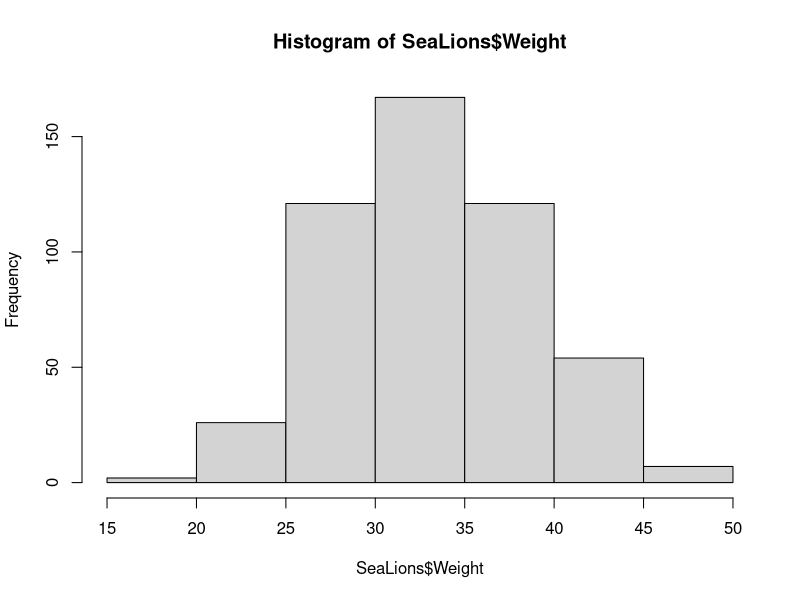
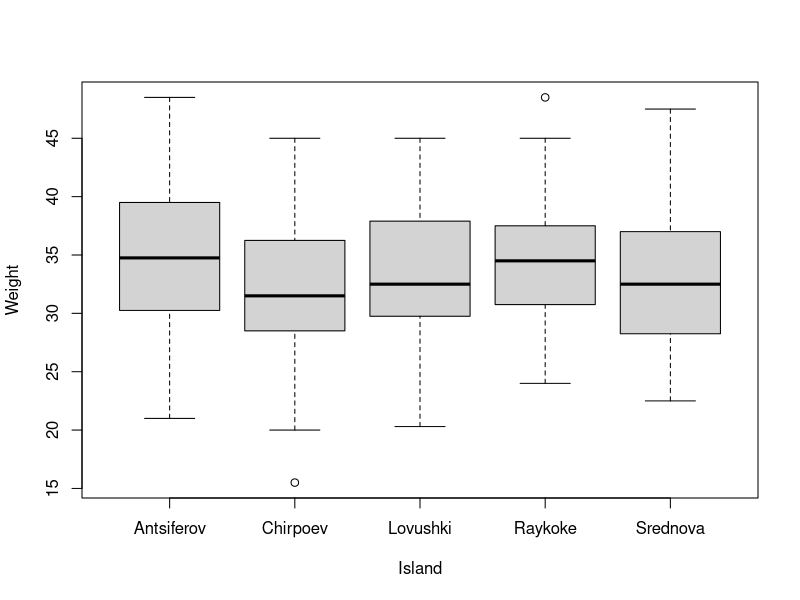

R code for these plots, in order:

# Part 1: Basics
## Calculator
1+2
3^6
sqrt((20-19)^2 + (19-19)^2 + (19-18)^2)/2
12345*54312

## Assign variable names
X <- 5      # sets X equal to 5 
X
X*2

Fred <- 5
Nancy <- Fred*2
Fred + Nancy

## Vectors
X <- c(3,4,5)   # sets X equal to the vector (3,4,5)
X

X + 1
X*2
X^2
((X+X^2/2)/X)^2

## Abundance estimates w SE

counts <- c(150,125,105,110,140)
k <- length(counts)
sum(counts)/k

mean(counts)

counts - mean(counts)
sum((counts - mean(counts))^2)
sqrt(sum((counts - mean(counts))^2) / (k-1))

sd(counts)
mean(counts) + c(-2,2)*sd(counts)

## Exercise 1
counts <- c(49, 50, 50)
k <- length(counts)
sum(counts)/k

mean(counts)

counts - mean(counts)
sum((counts - mean(counts))^2)
sqrt(sum((counts - mean(counts))^2) / (k-1))

sd(counts)
mean(counts) + c(-2,2)*sd(counts)

## Multiple vectors and data frames
Y <- c(1,2,3)
data.frame(X,Y)

mydata <- data.frame(X,Y)

ncol(mydata) # ncol() gives us a number of columns that this data frame has
names(mydata) # names() lists all column names that this data frame has 

mydata$X
mydata$Y

# Part 2: Loading and exploring data

## Loading data
getwd()
SeaLions <- read.csv("SeaLions.csv")

is(SeaLions) # tells what type of files we have
names(SeaLions) # tells us the names of all the columns

head(SeaLions) # shows the first several rows of the dataframe

Length <- SeaLions$Length
Weight <-SeaLions$Weight
Island <- SeaLions$Island
Sex <- SeaLions$Sex

## Summary stats
range(Length) # range
median(Length) # median
mean(Length) # mean
var(Length) # variance
sd(Length) # standard deviation

## Graphical summaries

### Ex 2, histogram
hist(SeaLions$Weight)
min(SeaLions$Weight)
max(SeaLions$Weight)
mean(SeaLions$Weight)

### Ex 3, boxplot
?boxplot

boxplot(Weight ~ Island)
